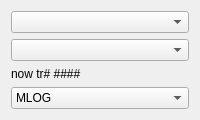
                           <widget class="QWidget" name="format">
                            <layout class="QVBoxLayout" name="verticalLayout_27">
                             <item>
                              <layout class="QVBoxLayout" name="verticalLayout_23">
                               <item>
                                <layout class="QVBoxLayout" name="verticalLayout_22">
                                 <item>
                                  <widget class="QComboBox" name="comboBox_2"/>
                                 </item>
                                 <item>
                                  <widget class="QComboBox" name="comboBox_3"/>
                                 </item>
                                </layout>
                               </item>
                               <item>
                                <layout class="QVBoxLayout" name="verticalLayout_13">
                                 <item>
                                  <widget class="QLabel" name="ana_traceformattext">
                                   <property name="maximumSize">
                                    <size>
                                     <width>16777215</width>
                                     <height>20</height>
                                    </size>
                                   </property>
                                   <property name="text">
                                    <string>now tr# ####</string>
                                   </property>
                                  </widget>
                                 </item>
                                 <item>
                                  <widget class="QComboBox" name="ana_fomat_combox">
                                   <item>
                                    <property name="text">
                                     <string>MLOG</string>
                                    </property>
                                   </item>
                                   <item>
                                    <property name="text">
                                     <string>PHAS</string>
                                    </property>
                                   </item>
                                   <item>
                                    <property name="text">
                                     <string>SWR</string>
                                    </property>
                                   </item>
                                   <item>
                                    <property name="text">
                                     <string>OTHER</string>
                                    </property>
                                   </item>
                                  </widget>
                                 </item>
                                </layout>
                               </item>
                              </layout>
                             </item>
                            </layout>
                           </widget>
